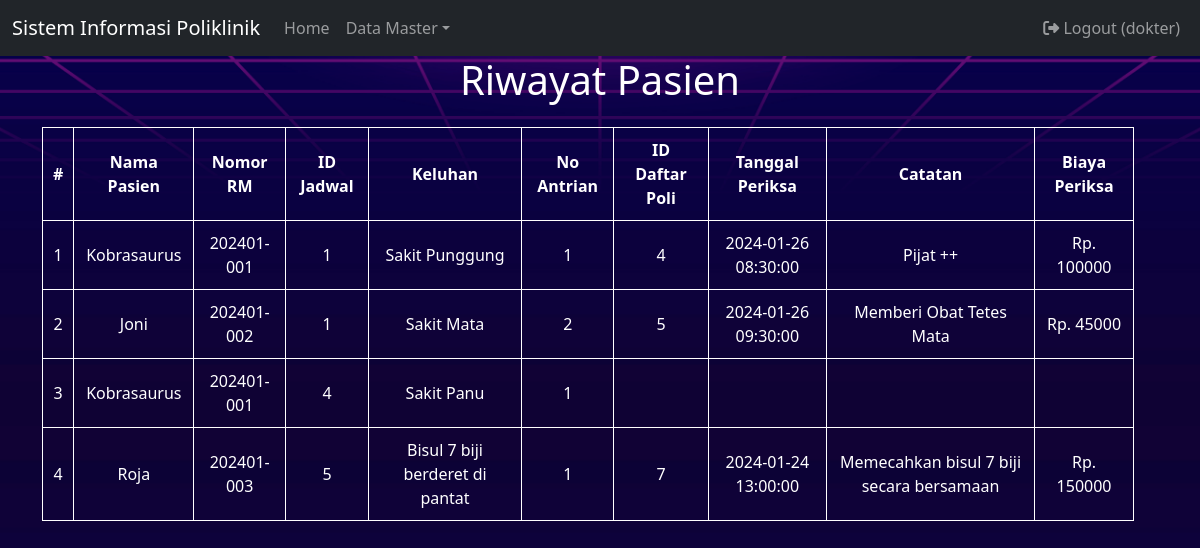
Screenshot of /index.php?page=riwayat_pasien (signed in) with the database file from the repository.
### tables this page shows
CREATE TABLE `daftar_poli` (
  `id` int(11) UNSIGNED NOT NULL,
  `id_pasien` int(11) UNSIGNED NOT NULL,
  `id_jadwal` int(11) UNSIGNED NOT NULL,
  `keluhan` text NOT NULL,
  `no_antrian` int(10) UNSIGNED NOT NULL
);

CREATE TABLE `pasien` (
  `id` int(11) UNSIGNED NOT NULL,
  `nama` varchar(255) NOT NULL,
  `alamat` varchar(255) NOT NULL,
  `no_ktp` varchar(255) NOT NULL,
  `no_hp` varchar(50) NOT NULL,
  `no_rm` varchar(25) NOT NULL
);

CREATE TABLE `periksa` (
  `id` int(10) UNSIGNED NOT NULL,
  `id_daftar_poli` int(11) UNSIGNED NOT NULL,
  `tgl_periksa` datetime NOT NULL,
  `catatan` text NOT NULL,
  `biaya_periksa` int(11) NOT NULL
);

### riwayat_pasien.php (the view, shortened to what this page needs)
<?php
include 'koneksi.php';
?>
<div class="container">
    <div class="header">
        <h1>Riwayat Pasien</h1>
    </div>
    <div class="row">
        <form class="form row" method="POST" action="" name="myForm" onsubmit="return(validate());">
            <br>
            <br>
            <table class="custom-table table-hover">
                <thead>
                    <tr>
                        <th scope="col">#</th>
                        <th scope="col">Nama Pasien</th>
                        <th scope="col">Nomor RM</th>
                        <th scope="col">ID Jadwal</th>
                        <th scope="col">Keluhan</th>
                        <th scope="col">No Antrian</th>
                        <th scope="col">ID Daftar Poli</th>
                        <th scope="col">Tanggal Periksa</th>
                        <th scope="col">Catatan</th>
                        <th scope="col">Biaya Periksa</th>
                    </tr>
                </thead>
                <tbody>
                    <?php
                    $result = mysqli_query($mysqli, "
                        SELECT dp.*, p.nama as 'nama_pasien', p.no_rm, pr.*
                        FROM daftar_poli dp
                        LEFT JOIN pasien p ON dp.id_pasien = p.id
                        LEFT JOIN periksa pr ON dp.id = pr.id_daftar_poli
                        ORDER BY dp.id ASC");
                    if (mysqli_num_rows($result) > 0) {
                        $no = 1;
                        while ($data = mysqli_fetch_array($result)) {
                            echo "<tr>";
                            echo "<td>" . $no++ . "</td>";
                            echo "<td>" . (isset($data['nama_pasien']) ? $data['nama_pasien'] : '') . "</td>";
                            echo "<td>" . (isset($data['no_rm']) ? $data['no_rm'] : '') . "</td>";
                            echo "<td>" . (isset($data['id_jadwal']) ? $data['id_jadwal'] : '') . "</td>";
                            echo "<td>" . (isset($data['keluhan']) ? $data['keluhan'] : '') . "</td>";
                            echo "<td>" . (isset($data['no_antrian']) ? $data['no_antrian'] : '') . "</td>";
                            echo "<td>" . (isset($data['id_daftar_poli']) ? $data['id_daftar_poli'] : '') . "</td>";
                            echo "<td>" . (isset($data['tgl_periksa']) ? $data['tgl_periksa'] : '') . "</td>";
                            echo "<td>" . (isset($data['catatan']) ? $data['catatan'] : '') . "</td>";
                            echo "<td>" . (isset($data['biaya_periksa']) ? 'Rp. ' . $data['biaya_periksa'] : '') . "</td>";
                            echo "</tr>";
                        }
                    } else {
                        echo "<tr><td colspan='9'>Tidak ada data.</td></tr>";
                    }
                    ?>
                </tbody>
            </table>
        </form>
    </div>
</div>

### css/style.css (style rules this page uses)
body { background-image: url('../img/bg.jpg'); background-size: cover; background-position: center; height: 100vh; margin: 0; display: flex; flex-direction: column; animation: fadeIn 1s ease-in-out; }
.container { flex: 1; display: flex; flex-direction: column; align-items: center; justify-content: flex-start; }
.header { text-align: center; color: #fff; }
.custom-table { background-color: transparent; width: 100%; margin-top: 15px; border-collapse: collapse; }
.custom-table th, .custom-table td { color: white; padding: 10px; text-align: center; border: 1px solid white; }

### rows the page displays
daftar_poli: id_pasien.nama "Kobrasaurus", id_pasien.no_rm "202401-001", id_jadwal "1", keluhan "Sakit Punggung", no_antrian "1", periksa.id_daftar_poli "4", periksa.tgl_periksa "2024-01-26 08:30:00", periksa.catatan "Pijat ++", periksa.biaya_periksa "100000"
daftar_poli: id_pasien.nama "Joni", id_pasien.no_rm "202401-002", id_jadwal "1", keluhan "Sakit Mata", no_antrian "2", periksa.id_daftar_poli "5", periksa.tgl_periksa "2024-01-26 09:30:00", periksa.catatan "Memberi Obat Tetes Mata", periksa.biaya_periksa "45000"
daftar_poli: id_pasien.nama "Kobrasaurus", id_pasien.no_rm "202401-001", id_jadwal "4", keluhan "Sakit Panu", no_antrian "1"
daftar_poli: id_pasien.nama "Roja", id_pasien.no_rm "202401-003", id_jadwal "5", keluhan "Bisul 7 biji berderet di pantat", no_antrian "1", periksa.id_daftar_poli "7", periksa.tgl_periksa "2024-01-24 13:00:00", periksa.catatan "Memecahkan bisul 7 biji secara bersamaan", periksa.biaya_periksa "150000"

### other values shown
$_SESSION['username'] "dokter"
